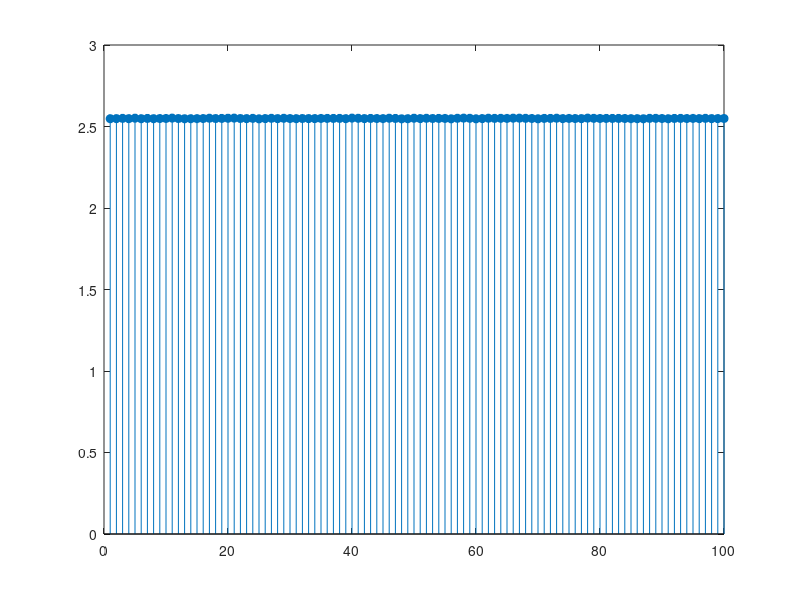

Reproduce this figure in MATLAB.
%% Validate expressions for the 1st and 2nd moments of a clipped normal-distributed signal

N = 2^20;       % number of points
s = 2.5476;     % std
r = 1;           % clipping ratio



for k = 1:100
    rng('shuffle'); 
    x = randn(1, N);
    xc = x;
    xc(x < -r*s) = -r*s;
    xc = xc + r*s;
    Exc(k) = mean(xc);
end

figure
stem(Exc, 'fill')

[mean(Exc), s*(r*(1-qfunc(r)) + 1/sqrt(2*pi)*exp(-r^2/2))]



   


